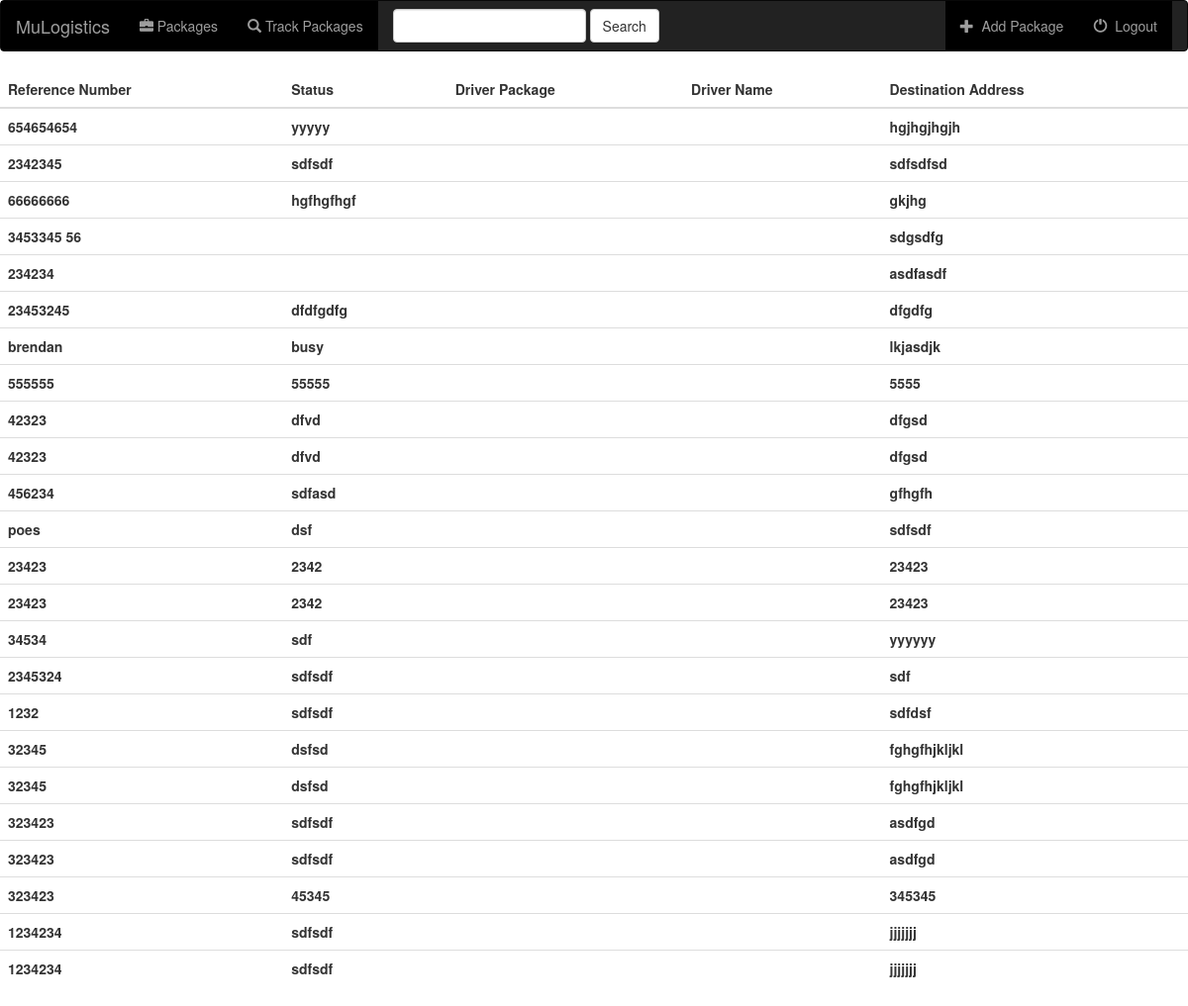
Page /packages/ (signed in) on the committed database.
### packages/models.py (models this page shows, shortened)
class Package(models.Model):
    user = models.ForeignKey(User, default=1)
    reference_number = models.CharField(max_length=10)
    status = models.CharField(max_length=50)
    volumetric_weight = models.DecimalField(max_digits=10, decimal_places=2)
    client_address = models.CharField(max_length=50)
    client_city = models.CharField(max_length=50)
    receiver_address = models.CharField(max_length=50)
    receiver_city = models.CharField(max_length=50)
    id_required = models.BooleanField(default=True)

### packages/views.py (the view)
def index(request):
    if not request.user.is_authenticated():
        return render(request, 'packages/login_user.html')
    else:
        packs = Package.objects.filter(user=request.user)
        query = request.GET.get("q")
        if query:
            packs = packs.filter(
                Q(reference_number__icontains=query) |
                Q(status__icontains=query)
            ).distinct()
            return render(request, 'packages/index.html', {
                'packages': packs,
            })
        else:
            return render(request, 'packages/index.html', {'packages': packs})

### packages/templates/packages/index.html (shortened to what this page needs)
<!DOCTYPE html>
<html lang="en">
<head>
    {% load staticfiles %}
        <link rel="stylesheet" href="https://maxcdn.bootstrapcdn.com/bootstrap/3.3.6/css/bootstrap.min.css">
        <link rel="stylesheet" type="text/css" href="{% static 'packages/css/bootstrap.css' %}"/>
</head>
<body>
  <nav class="navbar navbar-inverse">
      <div class="container-fluid">
          <div class="navbar-header">
              <a class="navbar-brand" href="{% url 'packages:index' %}">MuLogistics</a>
          </div>
          <div class="collapse navbar-collapse" id="topNavBar">
              <ul class="nav navbar-nav">
                  <li class="{% block packs_active %}{% endblock %}"><a href="{% url 'packages:index' %}"><span class="glyphicon glyphicon-briefcase" aria-hidden="true"></span>&nbsp;Packages </a></li>
                  <li class="{% block drivers_active %}{% endblock %}"><a href="{% url 'packages:track_packages' %}"><span class="glyphicon glyphicon-search" aria-hidden="true"></span>&nbsp;Track Packages</a></li>
              </ul>
              <form class="navbar-form navbar-left" role="search" method="get" action="{% url 'packages:index' %}">
                  <div class="form-group">
                      <input type="text" class="form-control" name="q" value="{{ request.GET.q }}">
                  </div>
                  <button type="submit" class="btn btn-default">Search</button>
              </form>
              <ul class="nav navbar-nav navbar-right">
                  <li>
                      <a href="{% url 'packages:create_package' %}">
                          <span class="glyphicon glyphicon-plus" aria-hidden="true"></span>&nbsp; Add Package
                      </a>
                  </li>
                  <li>
                      <a href="{% url 'packages:logout_user' %}">
                          <span class="glyphicon glyphicon-off" aria-hidden="true"></span>&nbsp; Logout
                      </a>
                  </li>
              </ul>
          </div>
      </div>
  </nav>
{% block body %}
  <div class="row">
    <div class="col-md-12">
      <table id = "index_table" class = "table">
        <thead>
          <tr>
            <th>Reference Number</th>
            <th>Status</th>
            <th>Driver Package</th>
            <th>Driver Name</th>
            <th>Destination Address</th>
          </tr>
        </thead>
        <tbody>
          {% for package in packages %}
            <tr>
              <th>{{package.reference_number}}</th>
              <th>{{package.status}}</th>
              <th>{{driver.package}}</th>
              <th>{{driver.name}}</th>
              <th>{{package.receiver_address}}</th>
            </tr>
          {% endfor %}
        </tbody>
      </table>
    </div>
  </div>
{% endblock %}
</body>
</html>

### rows in the picture
Package: reference_number "654654654", status "yyyyy", receiver_address "hgjhgjhgjh"
Package: reference_number "2342345", status "sdfsdf", receiver_address "sdfsdfsd"
Package: reference_number "66666666", status "hgfhgfhgf", receiver_address "gkjhg"
Package: reference_number "3453345 56", receiver_address "sdgsdfg"
Package: reference_number "234234", receiver_address "asdfasdf"
Package: reference_number "23453245", status "dfdfgdfg", receiver_address "dfgdfg"
Package: reference_number "brendan", status "busy", receiver_address "lkjasdjk"
Package: reference_number "555555", status "55555", receiver_address "5555"
Package: reference_number "42323", status "dfvd", receiver_address "dfgsd"
Package: reference_number "42323", status "dfvd", receiver_address "dfgsd"
Package: reference_number "456234", status "sdfasd", receiver_address "gfhgfh"
Package: reference_number "poes", status "dsf", receiver_address "sdfsdf"
Package: reference_number "23423", status "2342", receiver_address "23423"
Package: reference_number "23423", status "2342", receiver_address "23423"
Package: reference_number "34534", status "sdf", receiver_address "yyyyyy"
Package: reference_number "2345324", status "sdfsdf", receiver_address "sdf"
Package: reference_number "1232", status "sdfsdf", receiver_address "sdfdsf"
Package: reference_number "32345", status "dsfsd", receiver_address "fghgfhjkljkl"
Package: reference_number "32345", status "dsfsd", receiver_address "fghgfhjkljkl"
Package: reference_number "323423", status "sdfsdf", receiver_address "asdfgd"
Package: reference_number "323423", status "sdfsdf", receiver_address "asdfgd"
Package: reference_number "323423", status "45345", receiver_address "345345"
Package: reference_number "1234234", status "sdfsdf", receiver_address "jjjjjjj"
Package: reference_number "1234234", status "sdfsdf", receiver_address "jjjjjjj"
